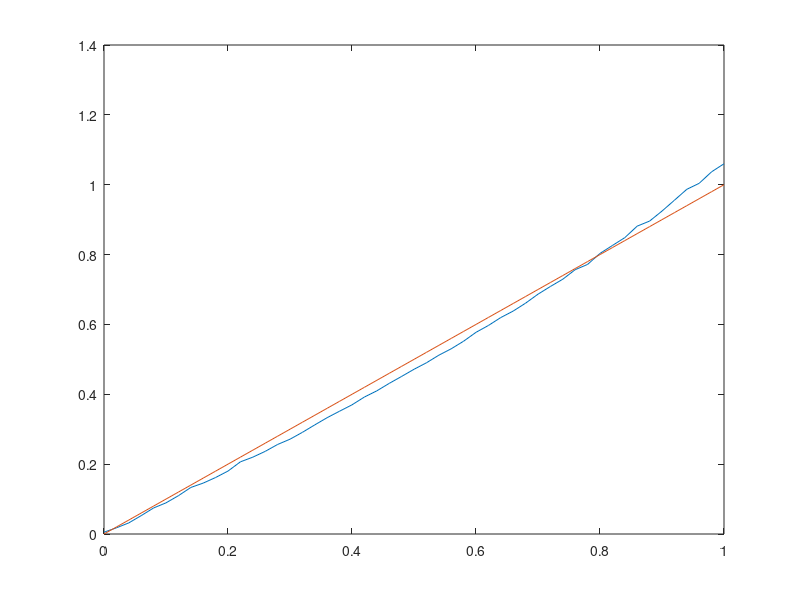

MATLAB code to generate this figure: (Note: this script raises an error after producing the figure.)
nvals = 100000;
mu = 0:0.02:1;
X = normrnd(0,1,length(mu),nvals);

f = @(x) (abs(x).^(1/4)).*sign(x);

mX = mean(f(X+ mu'), 2);
sX = std(f(X+mu'), 0, 2);

plot(mu, mX./sX)
hold on
plot(mu, mu)
legend('ratio', 'mean', 'Location', 'NW')

%%
nvals = 100000;
mu = 0:0.1:1;
X = normrnd(0,1,length(mu),nvals);

f = @(x) (abs(x).^(3/4)).*sign(x);

mX = mean(f(X+ mu'), 2);
sX = std(f(X+mu'), 0, 2);

plot(mu, mX./sX)
hold on
plot(mu, mu)
legend('ratio', 'mean', 'Location', 'NW')

%% Other functions
nvals = 100000;
mu = 0:0.02:1;
X = normrnd(0,1,length(mu),nvals); 

f = @(x) norminv(tcdf(x, 3));
f = @(x) sign(x).*abs(norminv(tcdf(x, 3))).^(3/4);

mX = mean(f(X+ mu'), 2);
sX = std(f(X+mu'), 0, 2);

plot(mu, mX./sX)
hold on
plot(mu, mu)
legend('ratio', 'mean', 'Location', 'NW')

%% t random variables
df = 3;
nvals = 1000000;
mu = 0:0.02:1;
mu = 0.:0.001:0.01;
% X = normrnd(0,1,length(mu),nvals);
X = trnd(df,length(mu),nvals);

f = @(x) norminv(tcdf(x, df));
% f = @(x) (abs(x).^(1)).*sign(x);

mX = mean(f(X+ mu'), 2);
sX = std(f(X+mu'), 0, 2);

plot(mu/mean(std(X,0,2)), mX./sX)
hold on
plot(mu, mu)
legend('ratio', 'mean', 'Location', 'NW')


%%
plot(mu, mX./sX - mu')
%%
x = -10:0.01:10;
plot(x,f(x))
hold on 
plot(x,x,'--')